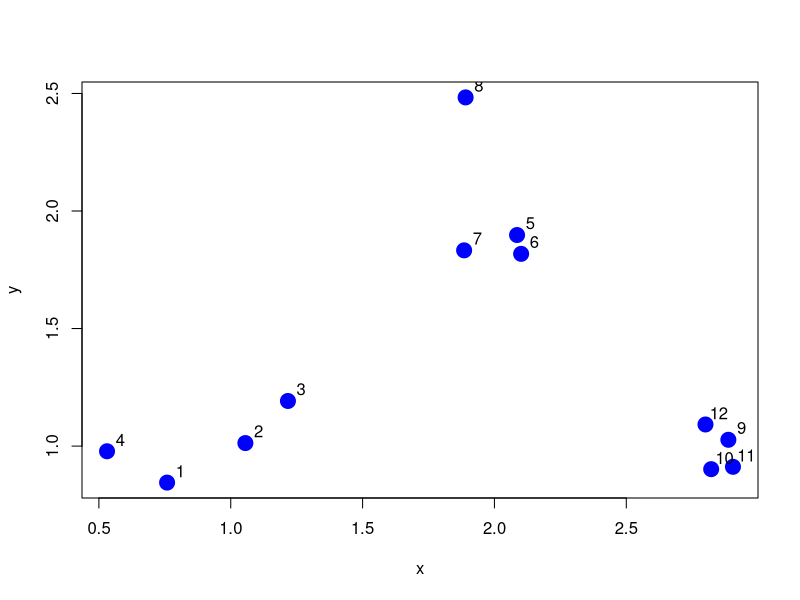
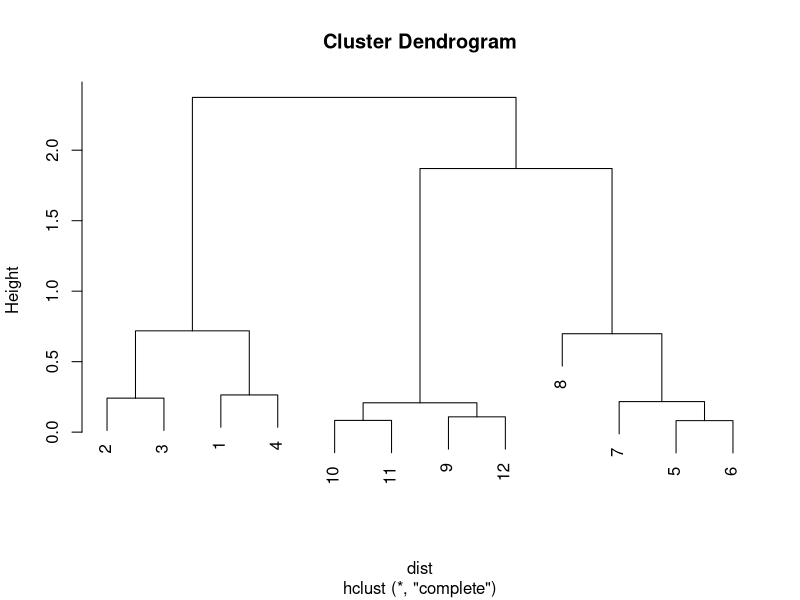
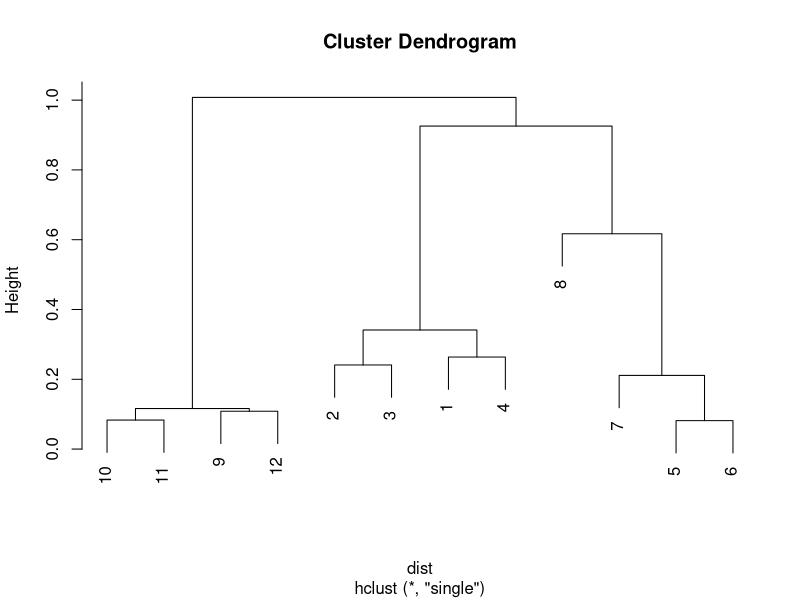
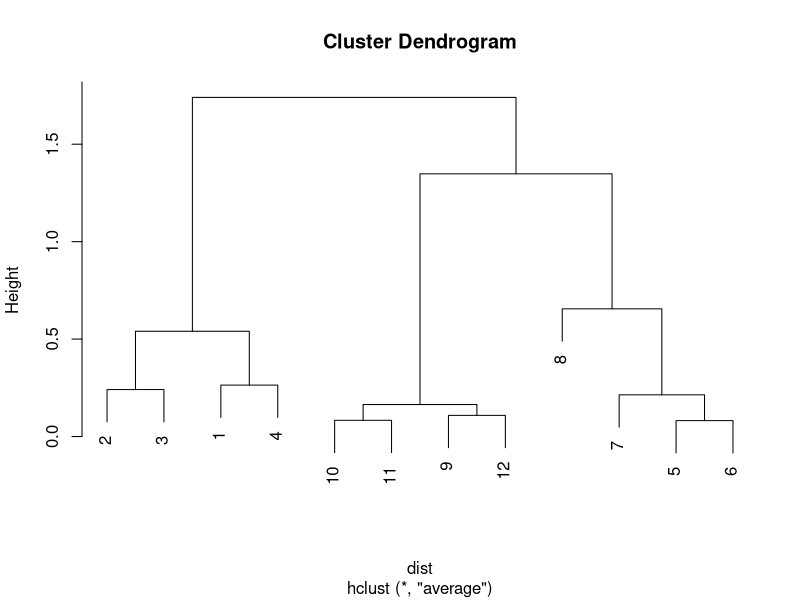
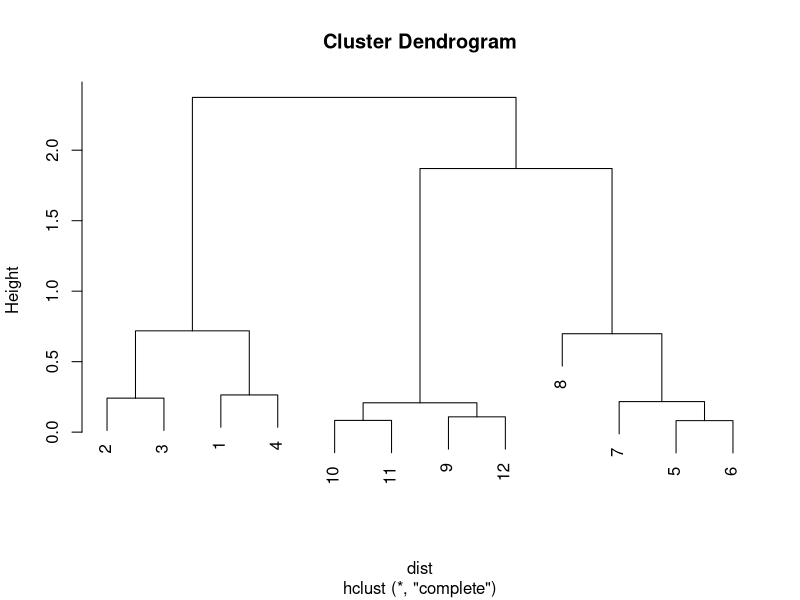
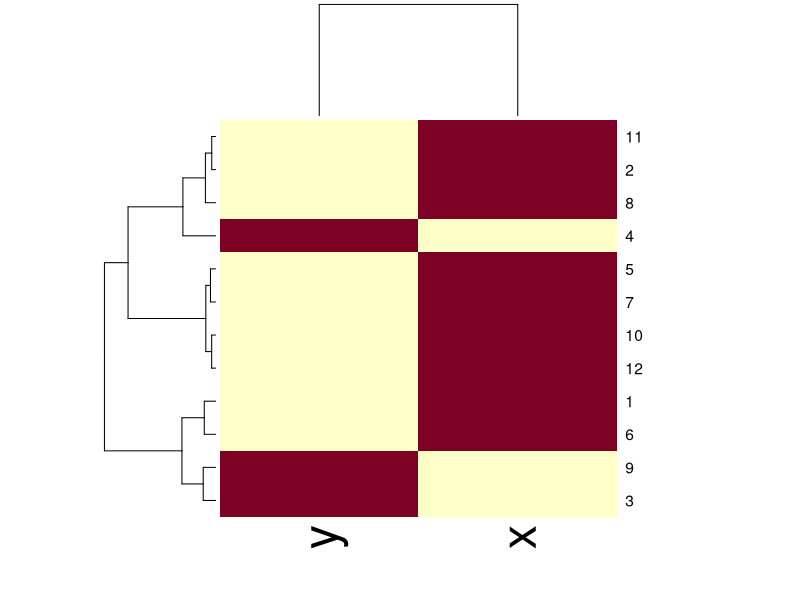

Source code (R) for these figures, in order:
set.seed(1234) # Remember 1234
x <- rnorm(12, mean = rep(1:3, each = 4), sd = 0.2)
y <- rnorm(12, mean = rep(c(1, 2, 1), each = 4), sd = 0.2)

plot(x, y, col = "blue", pch = 19, cex = 2)
text(x + 0.05, y + 0.05, labels = as.character(1:12))

d <- data.frame(x = x, y = y)
d
dist <- dist(d)

hClus <- hclust(dist)
hClus1 <- hclust(dist, method = "single")
hClus2 <- hclust(dist, method = "average")
hClus3 <- hclust(dist, method = "complete")

# Dendogram
plot(hClus)
plot(hClus1)
plot(hClus2)
plot(hClus3)

heatmap(as.matrix(d)[sample(1:12), ])